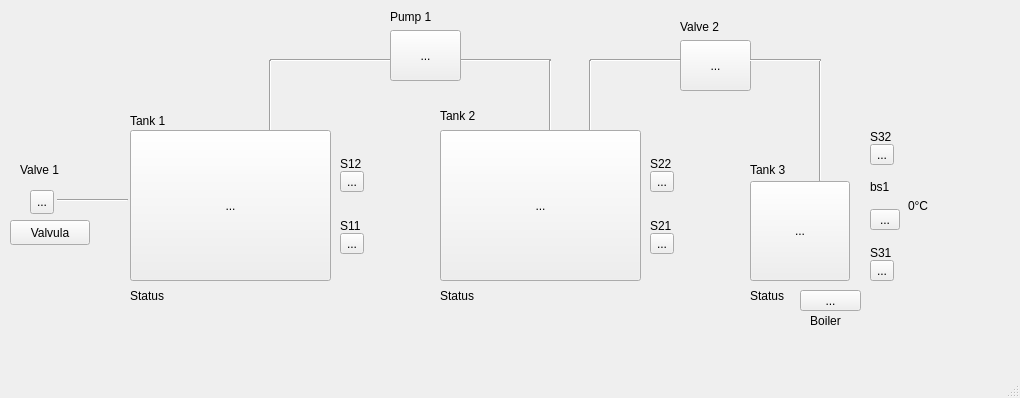
<?xml version="1.0" encoding="UTF-8"?>
<ui version="4.0">
 <class>MainWindow</class>
 <widget class="QMainWindow" name="MainWindow">
  <property name="geometry">
   <rect>
    <x>0</x>
    <y>0</y>
    <width>1020</width>
    <height>398</height>
   </rect>
  </property>
  <property name="windowTitle">
   <string>MainWindow</string>
  </property>
  <widget class="QWidget" name="centralwidget">
   <widget class="Line" name="line">
    <property name="enabled">
     <bool>true</bool>
    </property>
    <property name="geometry">
     <rect>
      <x>270</x>
      <y>50</y>
      <width>121</width>
      <height>20</height>
     </rect>
    </property>
    <property name="orientation">
     <enum>Qt::Horizontal</enum>
    </property>
   </widget>
   <widget class="Line" name="line_2">
    <property name="geometry">
     <rect>
      <x>260</x>
      <y>60</y>
      <width>20</width>
      <height>71</height>
     </rect>
    </property>
    <property name="orientation">
     <enum>Qt::Vertical</enum>
    </property>
   </widget>
   <widget class="Line" name="line_3">
    <property name="enabled">
     <bool>true</bool>
    </property>
    <property name="geometry">
     <rect>
      <x>460</x>
      <y>50</y>
      <width>91</width>
      <height>20</height>
     </rect>
    </property>
    <property name="orientation">
     <enum>Qt::Horizontal</enum>
    </property>
   </widget>
   <widget class="Line" name="line_4">
    <property name="geometry">
     <rect>
      <x>540</x>
      <y>60</y>
      <width>20</width>
      <height>71</height>
     </rect>
    </property>
    <property name="orientation">
     <enum>Qt::Vertical</enum>
    </property>
   </widget>
   <widget class="QWidget" name="verticalLayoutWidget_4">
    <property name="geometry">
     <rect>
      <x>390</x>
      <y>10</y>
      <width>71</width>
      <height>71</height>
     </rect>
    </property>
    <layout class="QVBoxLayout" name="verticalLayout_15">
     <item>
      <widget class="QLabel" name="label_pump1">
       <property name="text">
        <string>Pump 1</string>
       </property>
      </widget>
     </item>
     <item>
      <widget class="Led" name="pump1">
       <property name="sizePolicy">
        <sizepolicy hsizetype="Expanding" vsizetype="Expanding">
         <horstretch>0</horstretch>
         <verstretch>0</verstretch>
        </sizepolicy>
       </property>
       <property name="text">
        <string>...</string>
       </property>
      </widget>
     </item>
    </layout>
   </widget>
   <widget class="Line" name="line_7">
    <property name="geometry">
     <rect>
      <x>57</x>
      <y>190</y>
      <width>71</width>
      <height>20</height>
     </rect>
    </property>
    <property name="orientation">
     <enum>Qt::Horizontal</enum>
    </property>
   </widget>
   <widget class="Line" name="line_5">
    <property name="geometry">
     <rect>
      <x>810</x>
      <y>60</y>
      <width>20</width>
      <height>121</height>
     </rect>
    </property>
    <property name="orientation">
     <enum>Qt::Vertical</enum>
    </property>
   </widget>
   <widget class="QWidget" name="verticalLayoutWidget_6">
    <property name="geometry">
     <rect>
      <x>680</x>
      <y>20</y>
      <width>71</width>
      <height>71</height>
     </rect>
    </property>
    <layout class="QVBoxLayout" name="verticalLayout_18">
     <item>
      <widget class="QLabel" name="label_valve2">
       <property name="text">
        <string>Valve 2</string>
       </property>
      </widget>
     </item>
     <item>
      <widget class="Led" name="pump2">
       <property name="sizePolicy">
        <sizepolicy hsizetype="Expanding" vsizetype="Expanding">
         <horstretch>0</horstretch>
         <verstretch>0</verstretch>
        </sizepolicy>
       </property>
       <property name="text">
        <string>...</string>
       </property>
      </widget>
     </item>
    </layout>
   </widget>
   <widget class="Line" name="line_6">
    <property name="enabled">
     <bool>true</bool>
    </property>
    <property name="geometry">
     <rect>
      <x>590</x>
      <y>50</y>
      <width>91</width>
      <height>20</height>
     </rect>
    </property>
    <property name="orientation">
     <enum>Qt::Horizontal</enum>
    </property>
   </widget>
   <widget class="Line" name="line_8">
    <property name="geometry">
     <rect>
      <x>580</x>
      <y>60</y>
      <width>20</width>
      <height>71</height>
     </rect>
    </property>
    <property name="orientation">
     <enum>Qt::Vertical</enum>
    </property>
   </widget>
   <widget class="Line" name="line_9">
    <property name="enabled">
     <bool>true</bool>
    </property>
    <property name="geometry">
     <rect>
      <x>750</x>
      <y>50</y>
      <width>71</width>
      <height>20</height>
     </rect>
    </property>
    <property name="orientation">
     <enum>Qt::Horizontal</enum>
    </property>
   </widget>
   <widget class="cedaTank" name="toolButton_tank3">
    <property name="geometry">
     <rect>
      <x>750</x>
      <y>181</y>
      <width>100</width>
      <height>100</height>
     </rect>
    </property>
    <property name="sizePolicy">
     <sizepolicy hsizetype="Ignored" vsizetype="Ignored">
      <horstretch>0</horstretch>
      <verstretch>0</verstretch>
     </sizepolicy>
    </property>
    <property name="minimumSize">
     <size>
      <width>100</width>
      <height>100</height>
     </size>
    </property>
    <property name="text">
     <string>...</string>
    </property>
   </widget>
   <widget class="Led" name="h1">
    <property name="geometry">
     <rect>
      <x>800</x>
      <y>290</y>
      <width>61</width>
      <height>21</height>
     </rect>
    </property>
    <property name="sizePolicy">
     <sizepolicy hsizetype="Fixed" vsizetype="Minimum">
      <horstretch>0</horstretch>
      <verstretch>0</verstretch>
     </sizepolicy>
    </property>
    <property name="layoutDirection">
     <enum>Qt::LeftToRight</enum>
    </property>
    <property name="text">
     <string>...</string>
    </property>
   </widget>
   <widget class="QLabel" name="label_boiler">
    <property name="geometry">
     <rect>
      <x>800</x>
      <y>310</y>
      <width>51</width>
      <height>21</height>
     </rect>
    </property>
    <property name="text">
     <string>Boiler</string>
    </property>
    <property name="alignment">
     <set>Qt::AlignCenter</set>
    </property>
   </widget>
   <widget class="QLabel" name="label_6">
    <property name="geometry">
     <rect>
      <x>750</x>
      <y>160</y>
      <width>51</width>
      <height>20</height>
     </rect>
    </property>
    <property name="sizePolicy">
     <sizepolicy hsizetype="Minimum" vsizetype="Minimum">
      <horstretch>0</horstretch>
      <verstretch>0</verstretch>
     </sizepolicy>
    </property>
    <property name="text">
     <string>Tank 3</string>
    </property>
   </widget>
   <widget class="QWidget" name="layoutWidget">
    <property name="geometry">
     <rect>
      <x>870</x>
      <y>130</y>
      <width>98</width>
      <height>151</height>
     </rect>
    </property>
    <layout class="QVBoxLayout" name="verticalLayout_11">
     <property name="spacing">
      <number>0</number>
     </property>
     <item>
      <layout class="QVBoxLayout" name="b">
       <item>
        <widget class="QLabel" name="label_s32">
         <property name="sizePolicy">
          <sizepolicy hsizetype="Fixed" vsizetype="Fixed">
           <horstretch>0</horstretch>
           <verstretch>0</verstretch>
          </sizepolicy>
         </property>
         <property name="text">
          <string>S32</string>
         </property>
        </widget>
       </item>
       <item>
        <widget class="Led" name="s32">
         <property name="sizePolicy">
          <sizepolicy hsizetype="Fixed" vsizetype="Fixed">
           <horstretch>66</horstretch>
           <verstretch>0</verstretch>
          </sizepolicy>
         </property>
         <property name="minimumSize">
          <size>
           <width>0</width>
           <height>0</height>
          </size>
         </property>
         <property name="text">
          <string>...</string>
         </property>
        </widget>
       </item>
      </layout>
     </item>
     <item>
      <layout class="QHBoxLayout" name="a" stretch="0,0">
       <property name="spacing">
        <number>8</number>
       </property>
       <item>
        <layout class="QVBoxLayout" name="verticalLayout_10">
         <property name="spacing">
          <number>0</number>
         </property>
         <item>
          <widget class="QLabel" name="label_ts1">
           <property name="sizePolicy">
            <sizepolicy hsizetype="Preferred" vsizetype="Fixed">
             <horstretch>0</horstretch>
             <verstretch>0</verstretch>
            </sizepolicy>
           </property>
           <property name="text">
            <string>bs1</string>
           </property>
          </widget>
         </item>
         <item>
          <widget class="Led" name="ts1">
           <property name="sizePolicy">
            <sizepolicy hsizetype="Minimum" vsizetype="Maximum">
             <horstretch>0</horstretch>
             <verstretch>0</verstretch>
            </sizepolicy>
           </property>
           <property name="text">
            <string>...</string>
           </property>
          </widget>
         </item>
        </layout>
       </item>
       <item>
        <widget class="QLabel" name="label_waterTemp">
         <property name="sizePolicy">
          <sizepolicy hsizetype="Minimum" vsizetype="Preferred">
           <horstretch>0</horstretch>
           <verstretch>0</verstretch>
          </sizepolicy>
         </property>
         <property name="minimumSize">
          <size>
           <width>60</width>
           <height>0</height>
          </size>
         </property>
         <property name="text">
          <string>0°C</string>
         </property>
        </widget>
       </item>
      </layout>
     </item>
     <item>
      <layout class="QVBoxLayout" name="c">
       <property name="spacing">
        <number>0</number>
       </property>
       <item>
        <widget class="QLabel" name="label_s31">
         <property name="sizePolicy">
          <sizepolicy hsizetype="Fixed" vsizetype="Fixed">
           <horstretch>0</horstretch>
           <verstretch>0</verstretch>
          </sizepolicy>
         </property>
         <property name="text">
          <string>S31</string>
         </property>
        </widget>
       </item>
       <item>
        <widget class="Led" name="s31">
         <property name="sizePolicy">
          <sizepolicy hsizetype="Fixed" vsizetype="Fixed">
           <horstretch>0</horstretch>
           <verstretch>0</verstretch>
          </sizepolicy>
         </property>
         <property name="minimumSize">
          <size>
           <width>0</width>
           <height>0</height>
          </size>
         </property>
         <property name="text">
          <string>...</string>
         </property>
        </widget>
       </item>
      </layout>
     </item>
    </layout>
   </widget>
   <widget class="QLabel" name="label_valve">
    <property name="geometry">
     <rect>
      <x>20</x>
      <y>150</y>
      <width>69</width>
      <height>39</height>
     </rect>
    </property>
    <property name="text">
     <string>Valve 1</string>
    </property>
   </widget>
   <widget class="Led" name="valvula1">
    <property name="geometry">
     <rect>
      <x>30</x>
      <y>190</y>
      <width>24</width>
      <height>24</height>
     </rect>
    </property>
    <property name="sizePolicy">
     <sizepolicy hsizetype="Fixed" vsizetype="Fixed">
      <horstretch>0</horstretch>
      <verstretch>0</verstretch>
     </sizepolicy>
    </property>
    <property name="text">
     <string>...</string>
    </property>
    <property name="checkable">
     <bool>false</bool>
    </property>
   </widget>
   <widget class="cedaTank" name="toolButton_tank1">
    <property name="geometry">
     <rect>
      <x>130</x>
      <y>130</y>
      <width>201</width>
      <height>151</height>
     </rect>
    </property>
    <property name="sizePolicy">
     <sizepolicy hsizetype="Expanding" vsizetype="Expanding">
      <horstretch>0</horstretch>
      <verstretch>0</verstretch>
     </sizepolicy>
    </property>
    <property name="minimumSize">
     <size>
      <width>0</width>
      <height>0</height>
     </size>
    </property>
    <property name="text">
     <string>...</string>
    </property>
   </widget>
   <widget class="QLabel" name="label">
    <property name="geometry">
     <rect>
      <x>130</x>
      <y>110</y>
      <width>61</width>
      <height>21</height>
     </rect>
    </property>
    <property name="text">
     <string>Tank 1</string>
    </property>
   </widget>
   <widget class="QWidget" name="layoutWidget">
    <property name="geometry">
     <rect>
      <x>340</x>
      <y>130</y>
      <width>31</width>
      <height>151</height>
     </rect>
    </property>
    <layout class="QVBoxLayout" name="verticalLayout_2">
     <property name="spacing">
      <number>0</number>
     </property>
     <item>
      <layout class="QVBoxLayout" name="verticalLayout_4">
       <item>
        <widget class="QLabel" name="label_s12">
         <property name="sizePolicy">
          <sizepolicy hsizetype="Fixed" vsizetype="Fixed">
           <horstretch>0</horstretch>
           <verstretch>0</verstretch>
          </sizepolicy>
         </property>
         <property name="text">
          <string>S12</string>
         </property>
        </widget>
       </item>
       <item>
        <widget class="Led" name="s12">
         <property name="sizePolicy">
          <sizepolicy hsizetype="Fixed" vsizetype="Fixed">
           <horstretch>0</horstretch>
           <verstretch>0</verstretch>
          </sizepolicy>
         </property>
         <property name="minimumSize">
          <size>
           <width>0</width>
           <height>0</height>
          </size>
         </property>
         <property name="text">
          <string>...</string>
         </property>
        </widget>
       </item>
      </layout>
     </item>
     <item>
      <layout class="QVBoxLayout" name="verticalLayout_5">
       <property name="spacing">
        <number>0</number>
       </property>
       <item>
        <widget class="QLabel" name="label_s11">
         <property name="sizePolicy">
          <sizepolicy hsizetype="Fixed" vsizetype="Fixed">
           <horstretch>0</horstretch>
           <verstretch>0</verstretch>
          </sizepolicy>
         </property>
         <property name="text">
          <string>S11</string>
         </property>
        </widget>
       </item>
       <item>
        <widget class="Led" name="s11">
         <property name="sizePolicy">
          <sizepolicy hsizetype="Fixed" vsizetype="Fixed">
           <horstretch>0</horstretch>
           <verstretch>0</verstretch>
          </sizepolicy>
         </property>
         <property name="minimumSize">
          <size>
           <width>0</width>
           <height>0</height>
          </size>
         </property>
         <property name="text">
          <string>...</string>
         </property>
        </widget>
       </item>
      </layout>
     </item>
    </layout>
   </widget>
   <widget class="cedaTank" name="toolButton_tank2">
    <property name="geometry">
     <rect>
      <x>440</x>
      <y>130</y>
      <width>201</width>
      <height>151</height>
     </rect>
    </property>
    <property name="sizePolicy">
     <sizepolicy hsizetype="Expanding" vsizetype="Expanding">
      <horstretch>0</horstretch>
      <verstretch>0</verstretch>
     </sizepolicy>
    </property>
    <property name="minimumSize">
     <size>
      <width>0</width>
      <height>0</height>
     </size>
    </property>
    <property name="text">
     <string>...</string>
    </property>
   </widget>
   <widget class="QLabel" name="label_5">
    <property name="geometry">
     <rect>
      <x>440</x>
      <y>100</y>
      <width>41</width>
      <height>31</height>
     </rect>
    </property>
    <property name="text">
     <string>Tank 2</string>
    </property>
   </widget>
   <widget class="QWidget" name="layoutWidget">
    <property name="geometry">
     <rect>
      <x>650</x>
      <y>130</y>
      <width>31</width>
      <height>151</height>
     </rect>
    </property>
    <layout class="QVBoxLayout" name="verticalLayout_7">
     <property name="spacing">
      <number>0</number>
     </property>
     <item>
      <layout class="QVBoxLayout" name="verticalLayout_8">
       <item>
        <widget class="QLabel" name="label_s22">
         <property name="sizePolicy">
          <sizepolicy hsizetype="Fixed" vsizetype="Fixed">
           <horstretch>0</horstretch>
           <verstretch>0</verstretch>
          </sizepolicy>
         </property>
         <property name="text">
          <string>S22</string>
         </property>
        </widget>
       </item>
       <item>
        <widget class="Led" name="s22">
         <property name="sizePolicy">
          <sizepolicy hsizetype="Fixed" vsizetype="Fixed">
           <horstretch>66</horstretch>
           <verstretch>0</verstretch>
          </sizepolicy>
         </property>
         <property name="minimumSize">
          <size>
           <width>0</width>
           <height>0</height>
          </size>
         </property>
         <property name="text">
          <string>...</string>
         </property>
        </widget>
       </item>
      </layout>
     </item>
     <item>
      <layout class="QVBoxLayout" name="verticalLayout_9">
       <property name="spacing">
        <number>0</number>
       </property>
       <item>
        <widget class="QLabel" name="label_s21">
         <property name="sizePolicy">
          <sizepolicy hsizetype="Fixed" vsizetype="Fixed">
           <horstretch>0</horstretch>
           <verstretch>0</verstretch>
          </sizepolicy>
         </property>
         <property name="text">
          <string>S21</string>
         </property>
        </widget>
       </item>
       <item>
        <widget class="Led" name="s21">
         <property name="sizePolicy">
          <sizepolicy hsizetype="Fixed" vsizetype="Fixed">
           <horstretch>0</horstretch>
           <verstretch>0</verstretch>
          </sizepolicy>
         </property>
         <property name="minimumSize">
          <size>
           <width>0</width>
           <height>0</height>
          </size>
         </property>
         <property name="text">
          <string>...</string>
         </property>
        </widget>
       </item>
      </layout>
     </item>
    </layout>
   </widget>
   <widget class="QPushButton" name="pushButton_valve">
    <property name="geometry">
     <rect>
      <x>10</x>
      <y>220</y>
      <width>80</width>
      <height>25</height>
     </rect>
    </property>
    <property name="text">
     <string>Valvula</string>
    </property>
    <property name="checkable">
     <bool>false</bool>
    </property>
    <property name="checked">
     <bool>false</bool>
    </property>
   </widget>
   <widget class="QLabel" name="label_tank1_status">
    <property name="geometry">
     <rect>
      <x>130</x>
      <y>280</y>
      <width>131</width>
      <height>31</height>
     </rect>
    </property>
    <property name="text">
     <string>Status</string>
    </property>
   </widget>
   <widget class="QLabel" name="label_tank2_status">
    <property name="geometry">
     <rect>
      <x>440</x>
      <y>280</y>
      <width>131</width>
      <height>31</height>
     </rect>
    </property>
    <property name="text">
     <string>Status</string>
    </property>
   </widget>
   <widget class="QLabel" name="label_tank3_status">
    <property name="geometry">
     <rect>
      <x>750</x>
      <y>280</y>
      <width>101</width>
      <height>31</height>
     </rect>
    </property>
    <property name="text">
     <string>Status</string>
    </property>
   </widget>
   <zorder>line_7</zorder>
   <zorder>line_3</zorder>
   <zorder>line</zorder>
   <zorder>line_2</zorder>
   <zorder>line_4</zorder>
   <zorder>verticalLayoutWidget_4</zorder>
   <zorder>line_5</zorder>
   <zorder>verticalLayoutWidget_6</zorder>
   <zorder>line_6</zorder>
   <zorder>line_8</zorder>
   <zorder>line_9</zorder>
   <zorder>toolButton_tank3</zorder>
   <zorder>h1</zorder>
   <zorder>label_boiler</zorder>
   <zorder>label_6</zorder>
   <zorder>layoutWidget</zorder>
   <zorder>label_valve</zorder>
   <zorder>valvula1</zorder>
   <zorder>toolButton_tank1</zorder>
   <zorder>label</zorder>
   <zorder>layoutWidget</zorder>
   <zorder>toolButton_tank2</zorder>
   <zorder>label_5</zorder>
   <zorder>layoutWidget</zorder>
   <zorder>pushButton_valve</zorder>
   <zorder>label_tank1_status</zorder>
   <zorder>label_tank2_status</zorder>
   <zorder>label_tank3_status</zorder>
  </widget>
  <widget class="QMenuBar" name="menubar">
   <property name="geometry">
    <rect>
     <x>0</x>
     <y>0</y>
     <width>1020</width>
     <height>22</height>
    </rect>
   </property>
  </widget>
  <widget class="QStatusBar" name="statusbar"/>
 </widget>
 <customwidgets>
  <customwidget>
   <class>cedaTank</class>
   <extends>QToolButton</extends>
   <header location="global">cedatank.h</header>
  </customwidget>
  <customwidget>
   <class>Led</class>
   <extends>QToolButton</extends>
   <header location="global">led.h</header>
  </customwidget>
 </customwidgets>
 <resources/>
 <connections/>
</ui>
